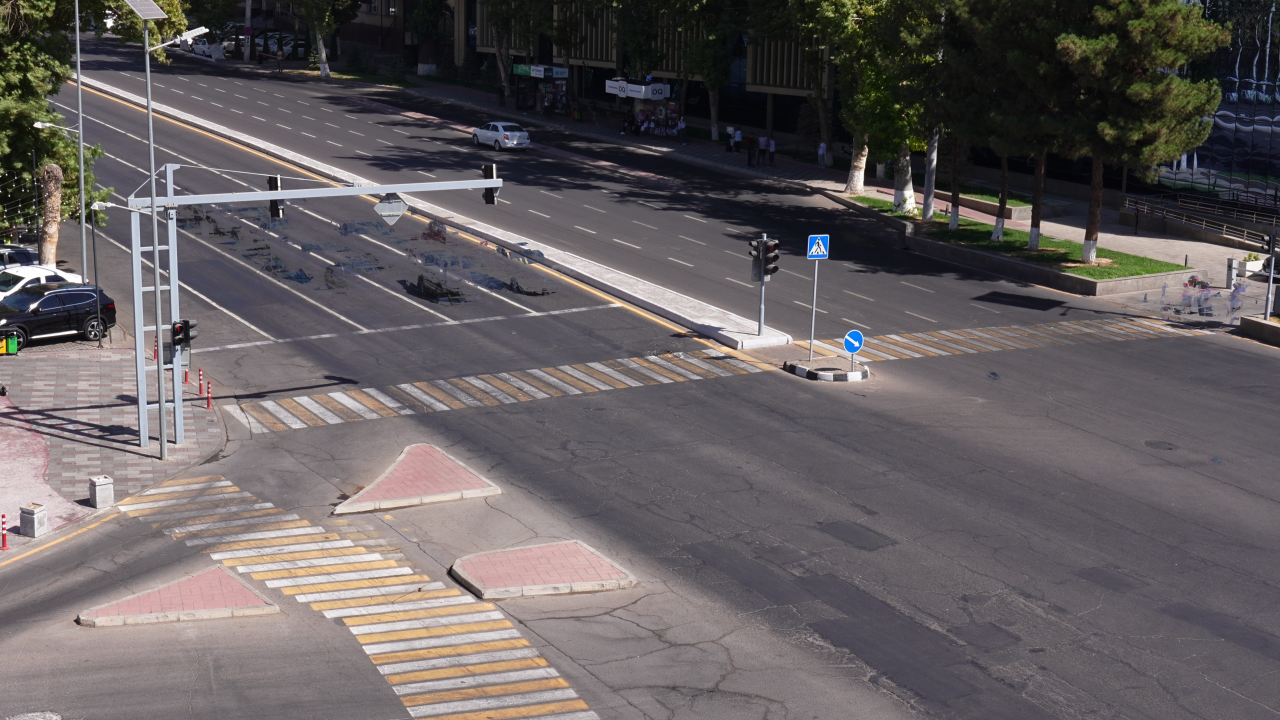
#> input picture scene/background.jpg, 3840 x 2160 px, found by its file name (shown at 1/3 size)
$ python check_zones.py
#> lines starting #> are read from the running program, lines starting #| are printed output that depends on the picture; after the words box and inside, x2 and y2 are one past the last pixel; in counts of white or black regions, pixels touching at a corner belong together
"""Render the hand-drawn scene layout and check it against real traffic from tracked sample videos.

Writes into --out:
  zones_scene.jpg   every zone drawn on the reference background
  zones_check.jpg   the same plus what the videos show: learned vehicle flow (white arrows),
                    vehicles off the drawn road (red dots), people on the road outside crossings (magenta)
and prints a verdict for each lane_dir arrow (does real traffic move that way?).

Example:
  python src/check_zones.py --zones scene/zones.json --runs runs/C3902 runs/C3905
"""
import argparse
import json
from pathlib import Path

import cv2
import numpy as np
import pandas as pd

from align import estimate_homography, warp_points

COLORS = {"road": "#3b82f6", "crosswalk": "#22d3ee", "island": "#a3a3a3", "sidewalk": "#a78bfa",
          "intersection": "#f59e0b", "bus_stop": "#84cc16", "parking": "#64748b", "approach": "#f472b6",
          "stop_line": "#ef4444", "solid_line": "#fde047", "lane_dir": "#10b981", "signal": "#fb923c"}
FILLED = ["road", "sidewalk", "intersection", "approach", "parking", "bus_stop", "island", "crosswalk"]  # draw order
VEHICLES = {"car", "bus", "truck", "motorcycle"}
OUT_W = 1920
CELL = 96  # flow grid cell, reference pixels


def bgr(hex_color):
    return tuple(int(hex_color[i:i + 2], 16) for i in (5, 3, 1))


def parse_args():
    p = argparse.ArgumentParser()
    p.add_argument("--zones", default="scene/zones.json")
    p.add_argument("--background", default="scene/background.jpg")
    p.add_argument("--runs", nargs="*", default=[], help="folders with tracks.csv from detect_track.py")
    p.add_argument("--run-backgrounds", default="scene", help="folder with bg_<video>.jpg for each run")
    p.add_argument("--out", default="runs/zones")
    return p.parse_args()


def polys(zones, *types):
    return [np.array(s["points"], np.float32) for s in zones["shapes"] if s["type"] in types]


# [5 lines left out: function inside_any, not called in this run]


def draw_zones(bg, zones, scale):
    img = bg.copy()
    for t in FILLED:
        overlay = img.copy()
        for s in zones["shapes"]:
            if s["type"] == t:
                cv2.fillPoly(overlay, [(np.array(s["points"]) * scale).astype(np.int32)], bgr(COLORS[t]))
        img = cv2.addWeighted(overlay, 0.30, img, 0.70, 0)
    for s in zones["shapes"]:
        c, pts = bgr(COLORS.get(s["type"], "#ffffff")), (np.array(s["points"]) * scale).astype(np.int32)
        if s["type"] == "lane_dir":
            cv2.arrowedLine(img, tuple(pts[0]), tuple(pts[1]), c, 4, cv2.LINE_AA, tipLength=0.3)
        elif s["type"] == "signal":
            cv2.rectangle(img, tuple(pts[0]), tuple(pts[1]), c, 3)
        elif s["type"] in ("stop_line", "solid_line"):
            cv2.polylines(img, [pts], False, c, 3, cv2.LINE_AA)
        else:
            cv2.polylines(img, [pts], True, c, 2, cv2.LINE_AA)
        if s["type"] not in ("lane_dir", "solid_line"):
            x, y = pts.mean(axis=0).astype(int) if s["type"] in ("road", "approach", "intersection") else pts[0]
            cv2.putText(img, s["name"], (int(x), int(y)), 0, 0.5, (0, 0, 0), 3, cv2.LINE_AA)
            cv2.putText(img, s["name"], (int(x), int(y)), 0, 0.5, c, 1, cv2.LINE_AA)
    return img


# [52 lines left out: functions tracks_in_reference, flow_field, check_arrow, not called in this run]


def main():
    a = parse_args()
    zones = json.loads(Path(a.zones).read_text())
#> (reads scene/zones.json from the repository)
    ref_bg = cv2.imread(a.background)
#> ref_bg is the input picture: shape (2160, 3840, 3); mean B, G, R 95.7, 94.3, 100.3
    scale = OUT_W / ref_bg.shape[1]
#> scale = 0.5
    small_bg = cv2.resize(ref_bg, None, fx=scale, fy=scale, interpolation=cv2.INTER_AREA)
    out = Path(a.out)
    out.mkdir(parents=True, exist_ok=True)

    scene = draw_zones(small_bg, zones, scale)
#> the loop in draw_zones, `for t in FILLED:` made 8 passes
#> pass 1, in draw_zones, `img = cv2.addWeighted(overlay, 0.30, img, 0.70, 0)`:
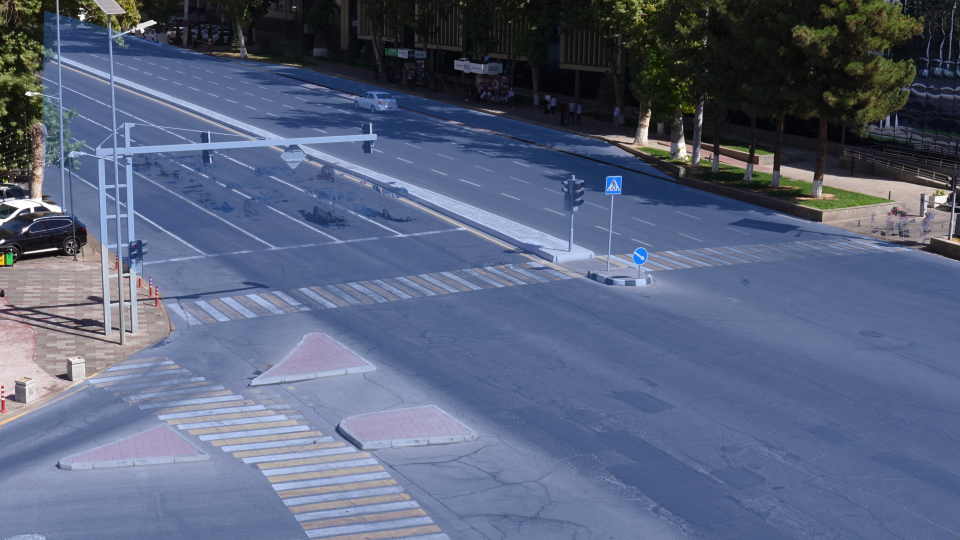
#> img: shape (1080, 1920, 3) (shown at 1/2 size); mean B, G, R 124.3, 98.9, 88.1
#> pass 2, in draw_zones, `img = cv2.addWeighted(overlay, 0.30, img, 0.70, 0)`:
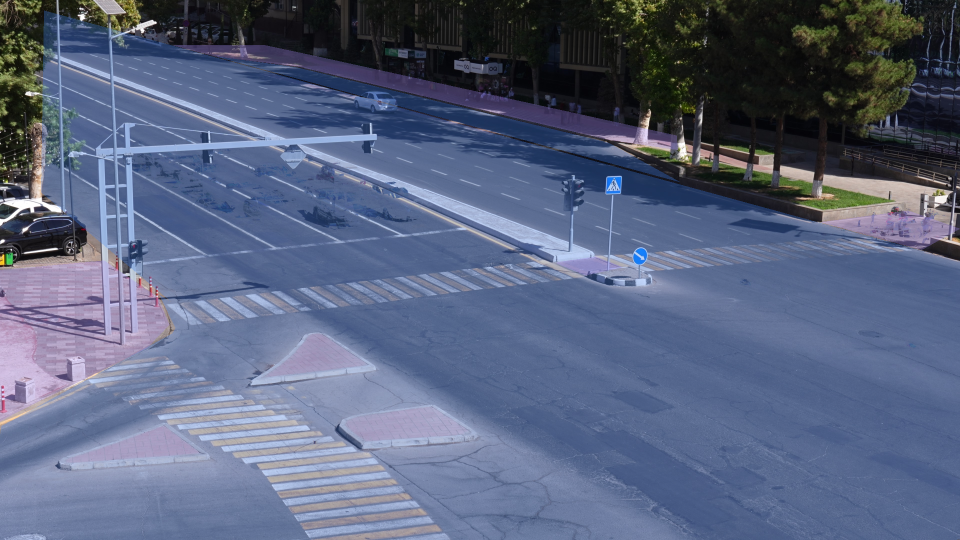
#> img: shape (1080, 1920, 3) (shown at 1/2 size); mean B, G, R 126.4, 99.2, 88.8
#> pass 3, in draw_zones, `img = cv2.addWeighted(overlay, 0.30, img, 0.70, 0)`:
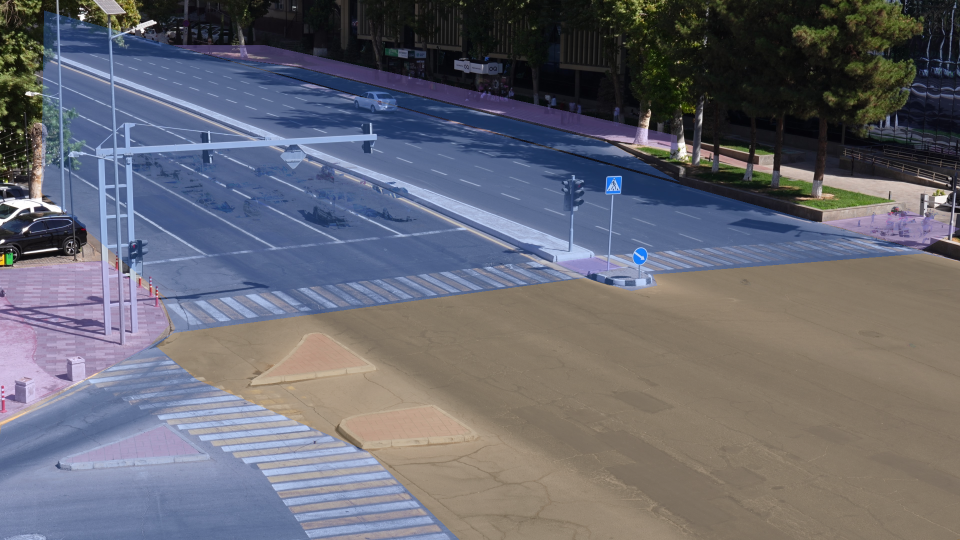
#> img: shape (1080, 1920, 3) (shown at 1/2 size); mean B, G, R 112.8, 103.8, 103.5
#> after the loop in draw_zones, `for t in FILLED:`:
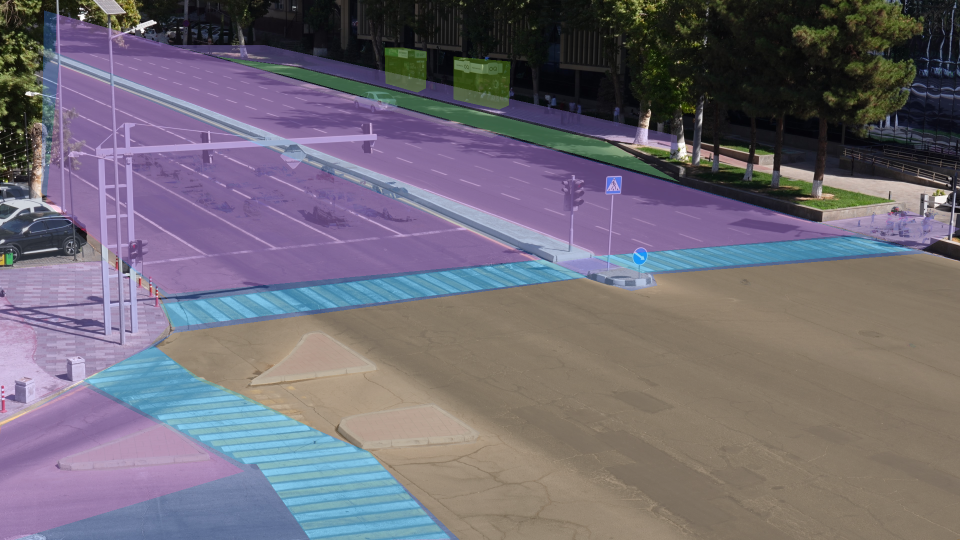
#> img: shape (1080, 1920, 3) (shown at 1/2 size); mean B, G, R 116.3, 106.7, 112.6
#> after the loop in draw_zones, `for t in FILLED:`:
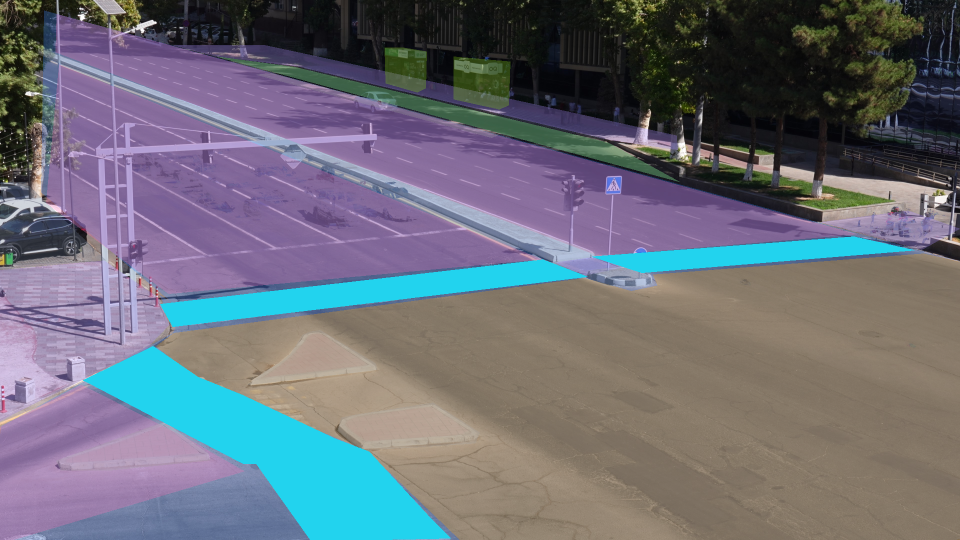
#> overlay: shape (1080, 1920, 3) (shown at 1/2 size); mean B, G, R 119.6, 110, 107.2
#> the loop in draw_zones, `for s in zones["shapes"]:` made 58 passes
#> (c, pts, x, y) on passes 1, 2, 9, 10, 18, 19, 20, 21: ((238, 211, 34), [[1828, 500], [1283, 545], [1184, 513], [1708, 473]], 1828, 500), ((238, 211, 34), [[345, 653], [1174, 553], [1086, 519], [320, 608]], 345, 653), ((139, 116, 100), [[211, 520], [-2, 538], [2, 364], [50, 364]], 211, 520), ((68, 68, 239), [[930, 454], [242, 536]], 930, 454), ((60, 146, 251), [[723, 244], [749, 305]], 723, 244), ((60, 146, 251), [[397, 263], [429, 331]], 397, 263), ((60, 146, 251), [[274, 479], [296, 518]], 274, 479), ((60, 146, 251), [[277, 519], [258, 483]], 277, 519)
#> (c, x, y) on passes 3 to 8: ((238, 211, 34), 306, 692), ((163, 163, 163), 495, 769), ((163, 163, 163), 866, 805), ((163, 163, 163), 121, 940), ((22, 204, 132), 1017, 210), ((22, 204, 132), 851, 176)
#> after the loop in draw_zones, `for s in zones["shapes"]:`:
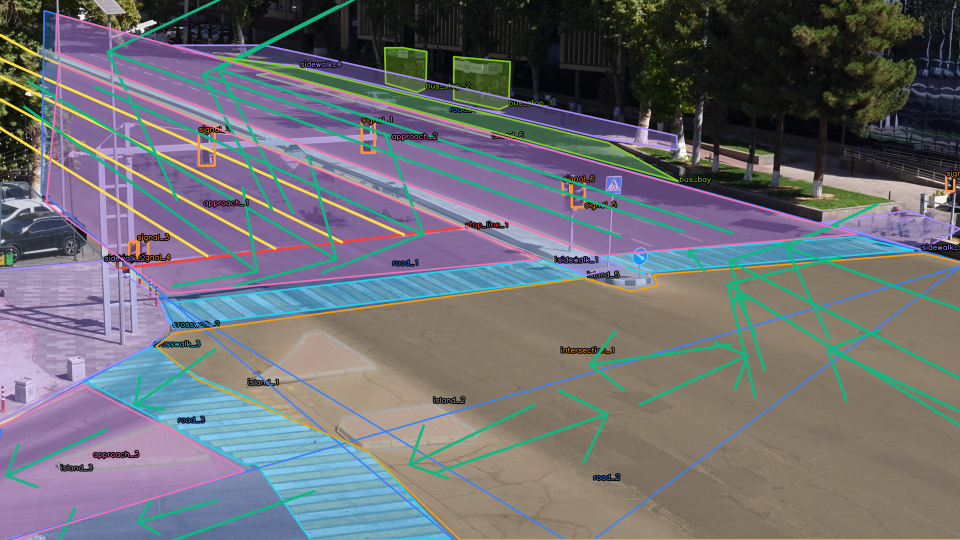
#> img: shape (1080, 1920, 3) (shown at 1/2 size); 13.47% of pixels changed, all inside (x1, y1, x2, y2) = (0, 0, 1920, 1080)
    cv2.imwrite(str(out / "zones_scene.jpg"), scene, [cv2.IMWRITE_JPEG_QUALITY, 92])
    names = [s["name"] for s in zones["shapes"]]
    dupes = sorted({n for n in names if names.count(n) > 1})
    if dupes:
        print("duplicate names:", dupes)
    if not a.runs:
        return

    df = pd.concat([tracks_in_reference(r, ref_bg, a.run_backgrounds) for r in a.runs], ignore_index=True)
    veh, ppl = df[df.cls.isin(VEHICLES)], df[df.cls == "person"]
    check = draw_zones((small_bg * 0.6).astype(np.uint8), zones, scale)

    fx, fy, n = flow_field(veh, ref_bg.shape)
    for r in range(n.shape[0]):
        for c in range(n.shape[1]):
            if n[r, c] < 15:
                continue
            v = np.array([fx[r, c], fy[r, c]]) / n[r, c]
            if np.linalg.norm(v) < 0.4:  # mixed directions: draw a dot
                cv2.circle(check, (int((c + .5) * CELL * scale), int((r + .5) * CELL * scale)), 3, (255, 255, 255), -1)
                continue
            ctr = np.array([(c + .5) * CELL, (r + .5) * CELL])
            v = v / np.linalg.norm(v) * CELL * 0.42
            cv2.arrowedLine(check, tuple(((ctr - v) * scale).astype(int)), tuple(((ctr + v) * scale).astype(int)),
                            (255, 255, 255), 1, cv2.LINE_AA, tipLength=0.4)

    road, islands = polys(zones, "road"), polys(zones, "island")
    walk_ok = polys(zones, "crosswalk", "sidewalk", "island")
    vpts = veh[["gx", "gy"]].to_numpy()[::5]
    off_road = ~inside_any(vpts, road) | inside_any(vpts, islands)
    for x, y in vpts[off_road]:
        cv2.circle(check, (int(x * scale), int(y * scale)), 2, (0, 0, 255), -1)
    ppts = ppl[["gx", "gy"]].to_numpy()[::3]
    jay = inside_any(ppts, road) & ~inside_any(ppts, walk_ok)
    for x, y in ppts[jay]:
        cv2.circle(check, (int(x * scale), int(y * scale)), 2, (255, 0, 255), -1)
    cv2.imwrite(str(out / "zones_check.jpg"), check, [cv2.IMWRITE_JPEG_QUALITY, 92])

    print(f"\nvehicle points off the drawn road (or on an island): {off_road.mean():.1%}")
    print(f"person points on the road outside crossings/sidewalks/islands: {jay.mean():.1%}")
    print("\nlane_dir arrows vs observed traffic:")
    for s in zones["shapes"]:
        if s["type"] == "lane_dir":
            verdict, _ = check_arrow(s["points"][0], s["points"][1], fx, fy, n)
            print(f"  {s['name']:<14} {verdict}")


if __name__ == "__main__":
    main()
